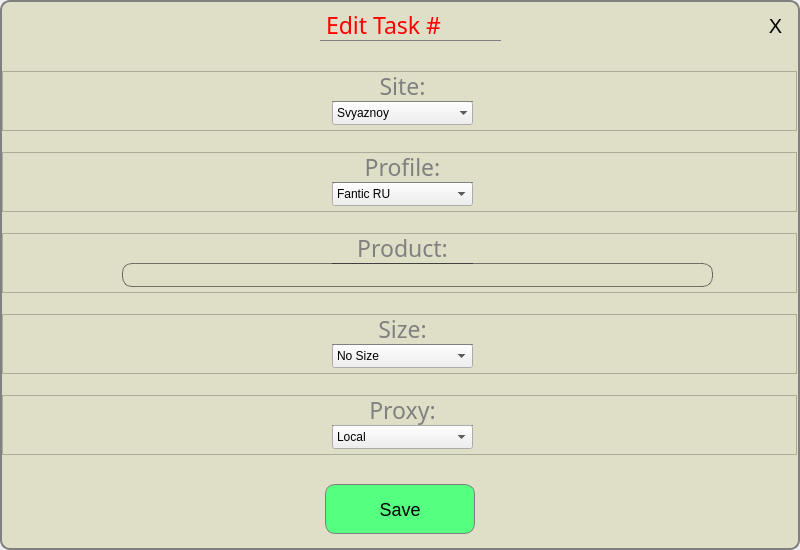
<?xml version="1.0" encoding="UTF-8"?>
<ui version="4.0">
 <class>Dialog</class>
 <widget class="QDialog" name="Dialog">
  <property name="geometry">
   <rect>
    <x>0</x>
    <y>0</y>
    <width>800</width>
    <height>550</height>
   </rect>
  </property>
  <property name="windowTitle">
   <string>Dialog</string>
  </property>
  <property name="styleSheet">
   <string notr="true">QFrame {
	background-color: rgb(223, 223, 200);
}
QFrame#main {
	border: 2px solid grey;
	border-radius: 10px;
}</string>
  </property>
  <widget class="QFrame" name="main">
   <property name="geometry">
    <rect>
     <x>0</x>
     <y>0</y>
     <width>800</width>
     <height>550</height>
    </rect>
   </property>
   <property name="styleSheet">
    <string notr="true">QFrame, QLabel {
	font-family: Rubik;
}
QLabel, QLineEdit {
	background-color: transparent;
	color: grey;
}
QLabel {
	font-size:23px;
	border: 0px;
	border-radius: 0px;
	border-bottom: 1px solid grey;
}
QLineEdit {
	font-size: 21px;
	border: 0.5px solid rgba(0, 0, 0, 0.5);
	border-radius: 10px;
}</string>
   </property>
   <property name="frameShape">
    <enum>QFrame::StyledPanel</enum>
   </property>
   <property name="frameShadow">
    <enum>QFrame::Raised</enum>
   </property>
   <widget class="QPushButton" name="save_taskBtn">
    <property name="geometry">
     <rect>
      <x>325</x>
      <y>484</y>
      <width>150</width>
      <height>50</height>
     </rect>
    </property>
    <property name="styleSheet">
     <string notr="true">QPushButton {
	background-color: rgb(85, 255, 127);
	font-size: 18px;
	color: black;
	border: 1px solid grey;
	border-radius: 10px;
}
QPushButton:pressed {
	background-color: rgba(85, 255, 127, 0.3);
}</string>
    </property>
    <property name="text">
     <string>Save</string>
    </property>
   </widget>
   <widget class="QLabel" name="header">
    <property name="geometry">
     <rect>
      <x>320</x>
      <y>10</y>
      <width>181</width>
      <height>31</height>
     </rect>
    </property>
    <property name="styleSheet">
     <string notr="true">color: red;</string>
    </property>
    <property name="text">
     <string>Edit Task #</string>
    </property>
   </widget>
   <widget class="QPushButton" name="exit_button">
    <property name="geometry">
     <rect>
      <x>760</x>
      <y>10</y>
      <width>31</width>
      <height>31</height>
     </rect>
    </property>
    <property name="styleSheet">
     <string notr="true">border: 0px;
font-size: 20px;</string>
    </property>
    <property name="text">
     <string>X</string>
    </property>
   </widget>
   <widget class="QWidget" name="layoutWidget">
    <property name="geometry">
     <rect>
      <x>0</x>
      <y>50</y>
      <width>902</width>
      <height>431</height>
     </rect>
    </property>
    <layout class="QVBoxLayout" name="verticalLayout">
     <property name="spacing">
      <number>0</number>
     </property>
     <property name="sizeConstraint">
      <enum>QLayout::SetMinimumSize</enum>
     </property>
     <property name="leftMargin">
      <number>2</number>
     </property>
     <property name="rightMargin">
      <number>0</number>
     </property>
     <property name="bottomMargin">
      <number>0</number>
     </property>
     <item>
      <widget class="QFrame" name="frame_2">
       <property name="minimumSize">
        <size>
         <width>795</width>
         <height>60</height>
        </size>
       </property>
       <property name="maximumSize">
        <size>
         <width>795</width>
         <height>60</height>
        </size>
       </property>
       <property name="frameShape">
        <enum>QFrame::StyledPanel</enum>
       </property>
       <property name="frameShadow">
        <enum>QFrame::Raised</enum>
       </property>
       <widget class="QComboBox" name="enter_site_combo_4">
        <property name="geometry">
         <rect>
          <x>330</x>
          <y>30</y>
          <width>141</width>
          <height>24</height>
         </rect>
        </property>
        <property name="frame">
         <bool>false</bool>
        </property>
        <item>
         <property name="text">
          <string>Svyaznoy</string>
         </property>
        </item>
       </widget>
       <widget class="QLabel" name="enter_site_label_4">
        <property name="geometry">
         <rect>
          <x>330</x>
          <y>0</y>
          <width>141</width>
          <height>31</height>
         </rect>
        </property>
        <property name="text">
         <string>Site:</string>
        </property>
        <property name="alignment">
         <set>Qt::AlignCenter</set>
        </property>
       </widget>
      </widget>
     </item>
     <item>
      <widget class="QFrame" name="frame_3">
       <property name="minimumSize">
        <size>
         <width>795</width>
         <height>60</height>
        </size>
       </property>
       <property name="maximumSize">
        <size>
         <width>795</width>
         <height>60</height>
        </size>
       </property>
       <property name="frameShape">
        <enum>QFrame::StyledPanel</enum>
       </property>
       <property name="frameShadow">
        <enum>QFrame::Raised</enum>
       </property>
       <widget class="QComboBox" name="enter_profile_combo_4">
        <property name="geometry">
         <rect>
          <x>330</x>
          <y>30</y>
          <width>141</width>
          <height>24</height>
         </rect>
        </property>
        <item>
         <property name="text">
          <string>Fantic RU</string>
         </property>
        </item>
       </widget>
       <widget class="QLabel" name="enter_profile_label_4">
        <property name="geometry">
         <rect>
          <x>330</x>
          <y>0</y>
          <width>141</width>
          <height>31</height>
         </rect>
        </property>
        <property name="text">
         <string>Profile:</string>
        </property>
        <property name="alignment">
         <set>Qt::AlignCenter</set>
        </property>
       </widget>
      </widget>
     </item>
     <item>
      <widget class="QFrame" name="frame_4">
       <property name="minimumSize">
        <size>
         <width>795</width>
         <height>60</height>
        </size>
       </property>
       <property name="maximumSize">
        <size>
         <width>795</width>
         <height>60</height>
        </size>
       </property>
       <property name="frameShape">
        <enum>QFrame::StyledPanel</enum>
       </property>
       <property name="frameShadow">
        <enum>QFrame::Raised</enum>
       </property>
       <widget class="QLabel" name="enter_product_label_4">
        <property name="geometry">
         <rect>
          <x>330</x>
          <y>0</y>
          <width>141</width>
          <height>31</height>
         </rect>
        </property>
        <property name="text">
         <string>Product:</string>
        </property>
        <property name="alignment">
         <set>Qt::AlignCenter</set>
        </property>
       </widget>
       <widget class="QLineEdit" name="enter_product_input_4">
        <property name="geometry">
         <rect>
          <x>120</x>
          <y>30</y>
          <width>591</width>
          <height>24</height>
         </rect>
        </property>
        <property name="styleSheet">
         <string notr="true">QLineEdit {
	color: black;
}</string>
        </property>
       </widget>
      </widget>
     </item>
     <item>
      <widget class="QFrame" name="frame_5">
       <property name="minimumSize">
        <size>
         <width>795</width>
         <height>60</height>
        </size>
       </property>
       <property name="maximumSize">
        <size>
         <width>795</width>
         <height>60</height>
        </size>
       </property>
       <property name="frameShape">
        <enum>QFrame::StyledPanel</enum>
       </property>
       <property name="frameShadow">
        <enum>QFrame::Raised</enum>
       </property>
       <widget class="QComboBox" name="enter_size_combo_4">
        <property name="geometry">
         <rect>
          <x>330</x>
          <y>30</y>
          <width>141</width>
          <height>24</height>
         </rect>
        </property>
        <item>
         <property name="text">
          <string>No Size</string>
         </property>
        </item>
       </widget>
       <widget class="QLabel" name="enter_size_label_4">
        <property name="geometry">
         <rect>
          <x>330</x>
          <y>0</y>
          <width>141</width>
          <height>31</height>
         </rect>
        </property>
        <property name="text">
         <string>Size:</string>
        </property>
        <property name="alignment">
         <set>Qt::AlignCenter</set>
        </property>
       </widget>
      </widget>
     </item>
     <item>
      <widget class="QFrame" name="frame_6">
       <property name="minimumSize">
        <size>
         <width>795</width>
         <height>60</height>
        </size>
       </property>
       <property name="maximumSize">
        <size>
         <width>795</width>
         <height>60</height>
        </size>
       </property>
       <property name="frameShape">
        <enum>QFrame::StyledPanel</enum>
       </property>
       <property name="frameShadow">
        <enum>QFrame::Raised</enum>
       </property>
       <widget class="QLabel" name="enter_proxy_label_4">
        <property name="geometry">
         <rect>
          <x>330</x>
          <y>0</y>
          <width>141</width>
          <height>31</height>
         </rect>
        </property>
        <property name="text">
         <string>Proxy:</string>
        </property>
        <property name="alignment">
         <set>Qt::AlignCenter</set>
        </property>
       </widget>
       <widget class="QComboBox" name="enter_proxy_combo_4">
        <property name="geometry">
         <rect>
          <x>330</x>
          <y>30</y>
          <width>141</width>
          <height>24</height>
         </rect>
        </property>
        <item>
         <property name="text">
          <string>Local</string>
         </property>
        </item>
       </widget>
      </widget>
     </item>
    </layout>
   </widget>
  </widget>
 </widget>
 <resources/>
 <connections/>
</ui>
